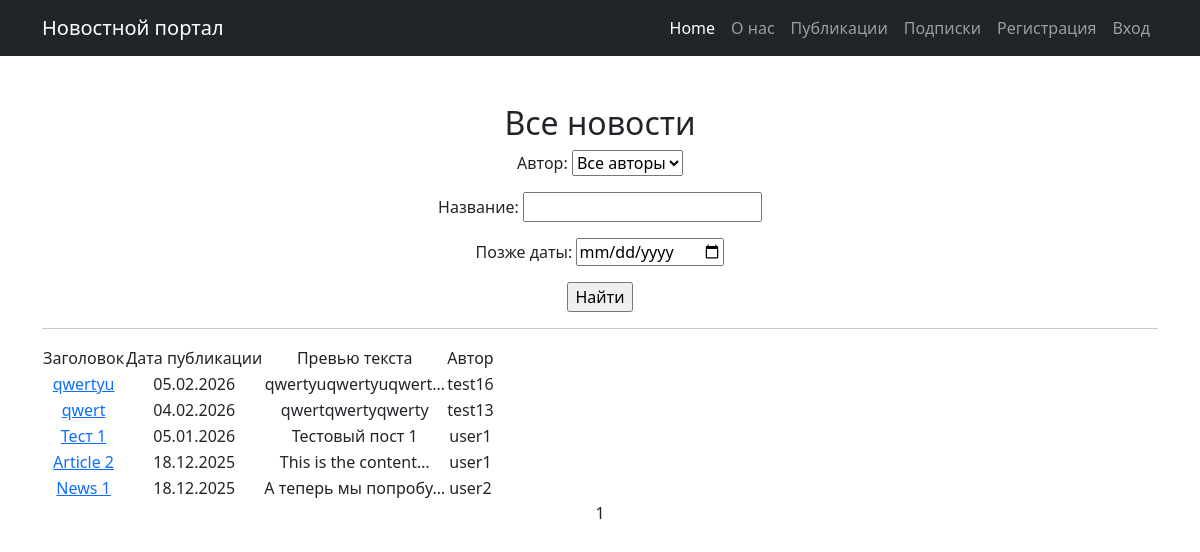
The app's page /, older data.
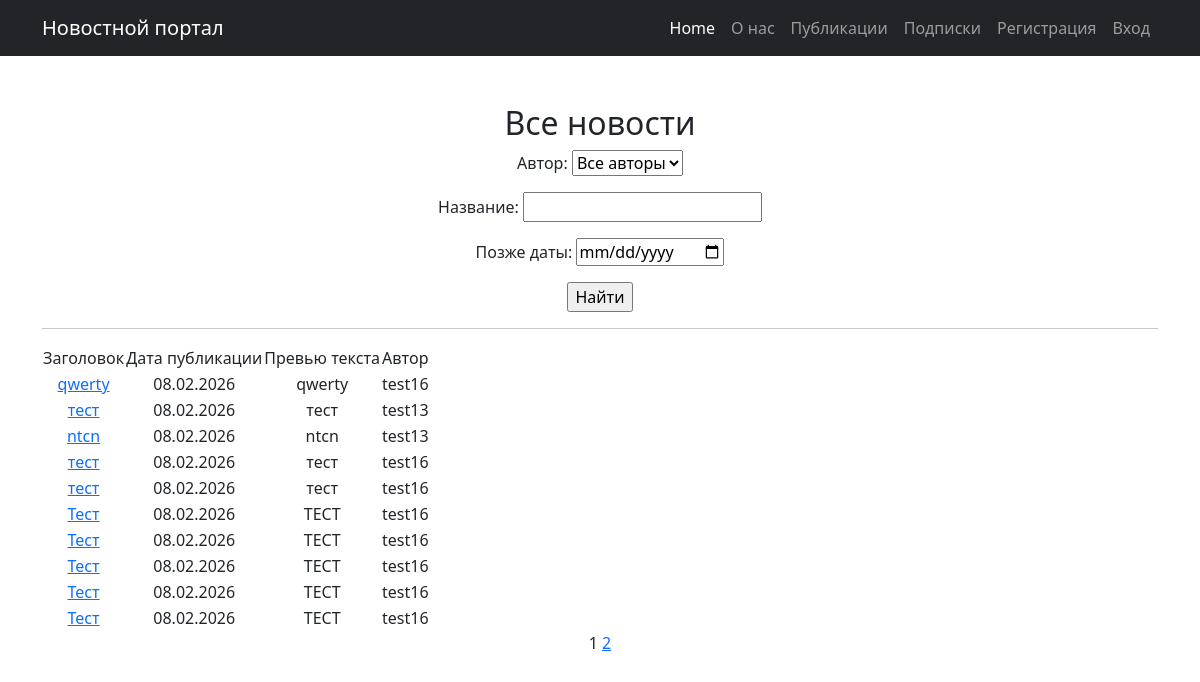
The same page, newer data.
### news/models.py (models this page shows, shortened)
class Post(models.Model):
    news = 'N'
    article = 'A'
    TYPES = [(news, 'Новость'), (article, 'Статья')]
    type = models.CharField(max_length=1, choices=TYPES, default=news)
    time_in = models.DateTimeField(auto_now_add=True)
    title = models.CharField(max_length=255)
    text = models.TextField()
    rating = models.IntegerField(default=0)
    author = models.ForeignKey('Author', on_delete=models.CASCADE, related_name='posts')
    categories = models.ManyToManyField('Category', through='PostCategory')

class Author(models.Model):
    user = models.OneToOneField(User, on_delete=models.CASCADE, related_name="author_profile")
    rating = models.IntegerField(default=0)
    def __str__(self):
        return self.user.username

### news/views.py (the view)
# urls.py: path('', PostList.as_view(), name='post_list'),
class PostList(ListView):
    model = Post
    ordering = '-time_in'
    template_name = 'news/posts.html'
    context_object_name = 'posts'
    paginate_by = 10
    def get_queryset(self):
        queryset = super().get_queryset()
        self.filterset = PostFilter(self.request.GET, queryset=queryset)
        return self.filterset.qs
    def get_context_data(self, **kwargs):
        context = super().get_context_data(**kwargs)
        context['filterset'] = self.filterset
        return context

### news/templatetags/custom_filters.py (called while the page is built)
@register.filter()
def censor(value):
    if not isinstance(value, str):
        return value
    text = value
    for word in BAD_WORDS:
        if word.lower() in text.lower():
            replacement = word[0] + "*" * (len(word)-2) + word[-1]
            text = text.replace(word, replacement)
    return text

### news/templates/news/posts.html (shortened to what this page needs)
{% extends 'default.html' %}
{% load custom_filters %}
{% load custom_tags %}
{% block content %}
    <h2> Все новости </h2>
   <form action="" method="get">
       {{ filterset.form.as_p }}
       <input type="submit" value="Найти" />
   </form>
    <hr>
    {% if posts %}
        <table>
            <tr>
                <td>Заголовок</td>
                <td>Дата публикации</td>
                <td>Превью текста</td>
                <td>Автор</td>
            </tr>
            {% for post in posts %}
            <tr>
                <td><a href="{% url 'post_detail' post.id %}">{{ post.title|censor }}</a></td>
                <td>{{ post.time_in|date:'d.m.Y' }}</td>
                <td>{{ post.text|truncatechars:20|censor }}</td>
                <td> {{post.author}}</td>
            </tr>
            {% endfor %}
        </table>
    {% else %}
        <h2>Новостей нет!</h2>
    {% endif %}
   {{ page_obj.number }}
   {% if page_obj.has_next %}
       <a href="?page={{ page_obj.next_page_number }}">{{ page_obj.next_page_number }}</a>
   {% endif %}
{% endblock %}

Row changes from the older to the newer data that the page shows:
no longer on this page (row unchanged): Post: title|censor "qwertyu", time_in "05.02.2026", text|censor "qwertyuqwertyuqwert…", author "test16"
no longer on this page (row unchanged): Post: title|censor "qwert", time_in "04.02.2026", text|censor "qwertqwertyqwerty", author "test13"
no longer on this page (row unchanged): Post: title|censor "Тест 1", time_in "05.01.2026", text|censor "Тестовый пост 1", author "user1"
no longer on this page (row unchanged): Post: title|censor "Article 2", time_in "18.12.2025", text|censor "This is the content…", author "user1"
no longer on this page (row unchanged): Post: title|censor "News 1", time_in "18.12.2025", text|censor "А теперь мы попробу…", author "user2"
added Post: title|censor "qwerty", time_in "08.02.2026", text|censor "qwerty", author "test16"
added Post: title|censor "тест", time_in "08.02.2026", text|censor "тест", author "test13"
added Post: title|censor "ntcn", time_in "08.02.2026", text|censor "ntcn", author "test13"
added Post: title|censor "тест", time_in "08.02.2026", text|censor "тест", author "test16"
added Post: title|censor "тест", time_in "08.02.2026", text|censor "тест", author "test16"
added Post: title|censor "Тест", time_in "08.02.2026", text|censor "ТЕСТ", author "test16"
added Post: title|censor "Тест", time_in "08.02.2026", text|censor "ТЕСТ", author "test16"
added Post: title|censor "Тест", time_in "08.02.2026", text|censor "ТЕСТ", author "test16"
added Post: title|censor "Тест", time_in "08.02.2026", text|censor "ТЕСТ", author "test16"
added Post: title|censor "Тест", time_in "08.02.2026", text|censor "ТЕСТ", author "test16"
Text that changed along with them:
{{ page_obj.next_page_number }}: (not shown) → "2"
